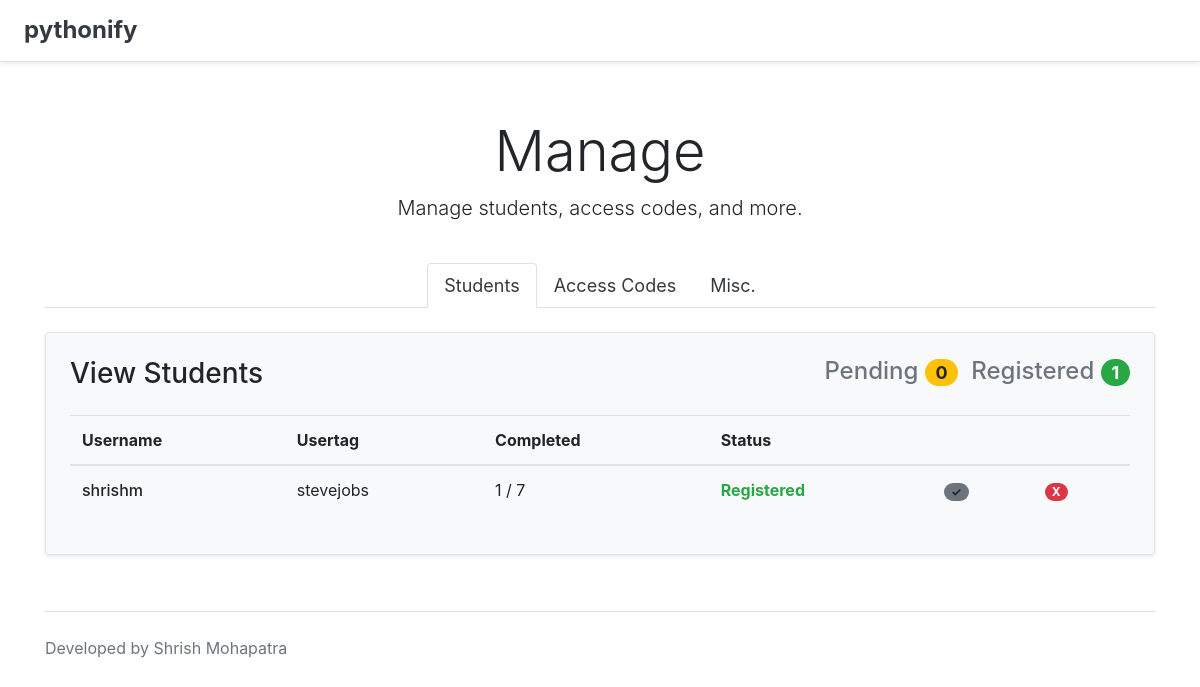
/manage, run on the app's committed database.
### core/models.py (models this page shows, shortened)
class Profile(models.Model):
    user = models.OneToOneField(User, on_delete=models.CASCADE)
    usertag = models.CharField(max_length=64, blank=True)
    completed = models.ManyToManyField(Prompt, blank=True)
    status = models.CharField(max_length=64, choices=ch_user_status, default="Pending")
    def get_complete_count(self):
        return len(self.completed.all())

### core/views.py (the view)
# urls.py: url(r'^manage$', manage, name='manage'),
def manage(request):
    students = Profile.objects.all()
    std_pending = len(students.filter(status='Pending'))
    std_registered = len(students.filter(status='Registered'))
    a_codes = AccessCode.objects.all()
    codes_active = len(a_codes.filter(status='Active'))
    codes_inactive = len(a_codes.filter(status='Inactive'))
    context = {
        'students': students,
        'std_pending': std_pending,
        'std_registered': std_registered,
        'a_codes': a_codes,
        'codes_active': codes_active,
        'codes_inactive': codes_inactive,
        'prompt_count': len(Prompt.objects.all()),
    }
    return render(request, 'admin/manage.html', context)

### core/templates/admin/manage.html (shortened to what this page needs)
{% extends 'base.html' %}
{% block body %}
<div class="px-3 py-3 pt -md-5 pb-md-4 mx-auto text-center">
    <h1 class="display-4">Manage</h1>
    <p class="lead">Manage students, access codes, and more.</p>
</div>
<ul class="nav nav-tabs justify-content-center" id="adminTab" role="tablist">
    <li class="nav-item">
        <a class="nav-link active" id="admin-tab0" data-toggle="tab" href="#admin-students"
           role="tab" aria-controls="adminTab" aria-selected="true">
            <font size="4px" color="#343a40">Students</font></a></li>
    <li class="nav-item">
        <a class="nav-link" id="admin-tab1" data-toggle="tab" href="#admin-codes"
           role="tab" aria-controls="adminTab" aria-selected="true">
            <font size="4px" color="#343a40">Access Codes</font></a></li>
    <li class="nav-item">
        <a class="nav-link" id="admin-tab2" data-toggle="tab" href="#admin-misc"
           role="tab" aria-controls="adminTab" aria-selected="true">
            <font size="4px" color="#343a40">Misc.</font></a></li>
</ul>
<div class="tab-content" id="adminContent">
    <div class="tab-pane fade show active" id="admin-students">
        <br>
        {% if students|length == 0 %}
            <h4 class="text-center text-secondary">There are no students registered or pending.</h4>
        {% else %}
        <div class="row mb-2">
            <div class="col-md-12 d-flex">
                <div class="bg-light flex-fill row no-gutters border rounded overflow-hidden flex-md-row mb-4 shadow-sm h-md-250 position-relative">
                    <div class="col p-4 d-flex flex-column position-static my-auto">
                        <div class="mb-3 d-flex justify-content-between">
                            <h3>View Students</h3>
                            <h4 class="text-secondary">Pending <span class="badge badge-pill badge-warning">{{std_pending}}</span>&nbsp Registered <span class="badge badge-pill badge-success">{{std_registered}}</span></h4>
                        </div>
                        <table class="table table-hover">
            <thead>
                <th scope="col">Username</th>
                <th scope="col">Usertag</th>
                <th scope="col">Completed</th>
                <th scope="col">Status</th>
                <th colspan="2" scope="col"></th>
            </thead>
            <tbody>
                {% for item in students %}
                    <tr>
                        <td><a href="#" style="font-weight: 500; color: inherit;">{{ item.user.username }}</a></td>
                        <td>{{ item.usertag }}</td>
                        <td>{{ item.get_complete_count }} / {{ prompt_count }}</td>
                        {% if item.status == "Pending" %}
                            <td class="text-warning"><b>{{ item.status }}</b></td>
                        {% else %}
                            <td class="text-success"><b>{{ item.status }}</b></td>
                        {% endif %}
                        {% if item.status == "Pending" %}
                            <td><a href="/approve_student/{{ item.pk }}" class="badge badge-pill badge-success" data-toggle="tooltip" data-placement="top" title="Approve">✓</a></td>
                            <td><a href="/reject_student/{{ item.pk }}" class="badge badge-pill badge-danger" data-toggle="tooltip" data-placement="top" title="Reject">X</a></td>
                        {% else %}
                            <td><a class="badge badge-pill badge-secondary" data-toggle="tooltip" data-placement="top" title="Approve">✓</a></td>
                            <td><a href="/reject_student/{{ item.pk }}" class="badge badge-pill badge-danger" data-toggle="tooltip" data-placement="top" title="Reject">X</a></td>
                        {% endif %}
                    </tr>
                {% endfor %}
            </tbody>
        </table>
                    </div>
                </div>
            </div>
        </div>
        {% endif %}
    </div>
</div>
{% endblock %}

### data on the page
Profile: user.username "shrishm", usertag "stevejobs", get_complete_count "1", prompt_count "7", status "Registered"

### other printed values
{{ std_pending }} "0"
{{ std_registered }} "1"
